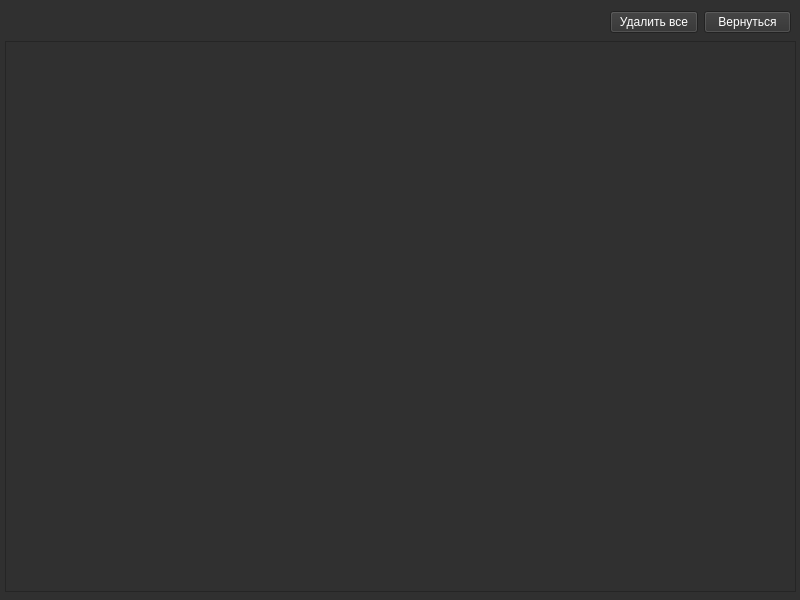
<?xml version="1.0" encoding="UTF-8"?>
<ui version="4.0">
 <class>MainWindow</class>
 <widget class="QMainWindow" name="MainWindow">
  <property name="geometry">
   <rect>
    <x>0</x>
    <y>0</y>
    <width>800</width>
    <height>600</height>
   </rect>
  </property>
  <property name="windowTitle">
   <string>MainWindow</string>
  </property>
  <property name="styleSheet">
   <string notr="true">background-color: rgb(48, 48, 48);</string>
  </property>
  <widget class="QWidget" name="centralwidget">
   <widget class="QTableWidget" name="tablenotif">
    <property name="geometry">
     <rect>
      <x>5</x>
      <y>41</y>
      <width>791</width>
      <height>551</height>
     </rect>
    </property>
    <property name="styleSheet">
     <string notr="true">background-color: rgb(48, 48, 48);
color: rgb(255, 255, 255);
</string>
    </property>
   </widget>
   <widget class="QWidget" name="horizontalLayoutWidget">
    <property name="geometry">
     <rect>
      <x>610</x>
      <y>10</y>
      <width>181</width>
      <height>25</height>
     </rect>
    </property>
    <layout class="QHBoxLayout" name="horizontalLayout">
     <item>
      <widget class="QPushButton" name="btn_del">
       <property name="styleSheet">
        <string notr="true">background-color: rgb(48, 48, 48);
color: rgb(255, 255, 255);
font: 8pt &quot;MS Shell Dlg 2&quot;;</string>
       </property>
       <property name="text">
        <string>Удалить все</string>
       </property>
      </widget>
     </item>
     <item>
      <widget class="QPushButton" name="btn_home">
       <property name="styleSheet">
        <string notr="true">background-color: rgb(48, 48, 48);
color: rgb(255, 255, 255);
font: 8pt &quot;MS Shell Dlg 2&quot;;</string>
       </property>
       <property name="text">
        <string>Вернуться</string>
       </property>
      </widget>
     </item>
    </layout>
   </widget>
  </widget>
 </widget>
 <resources/>
 <connections/>
</ui>
